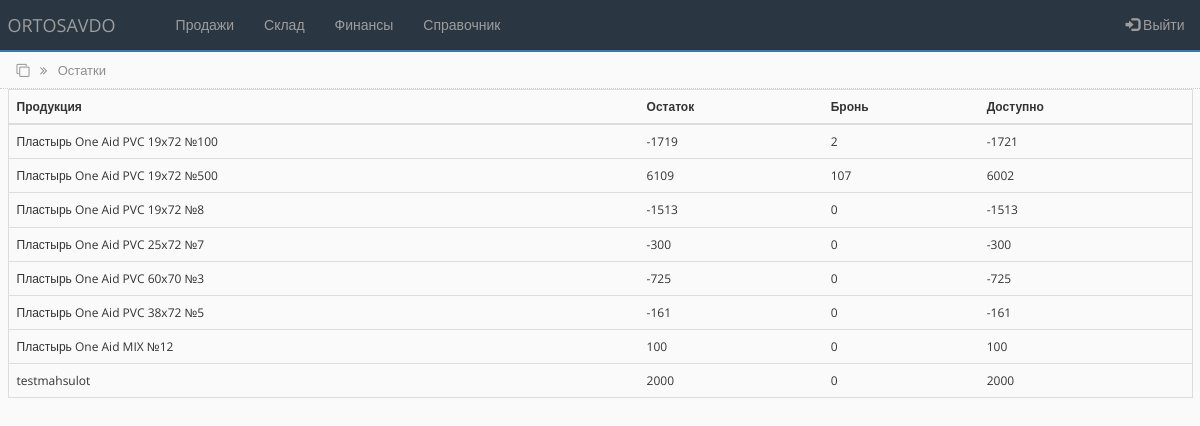
Before: /rest.php (signed in) with the older database file.
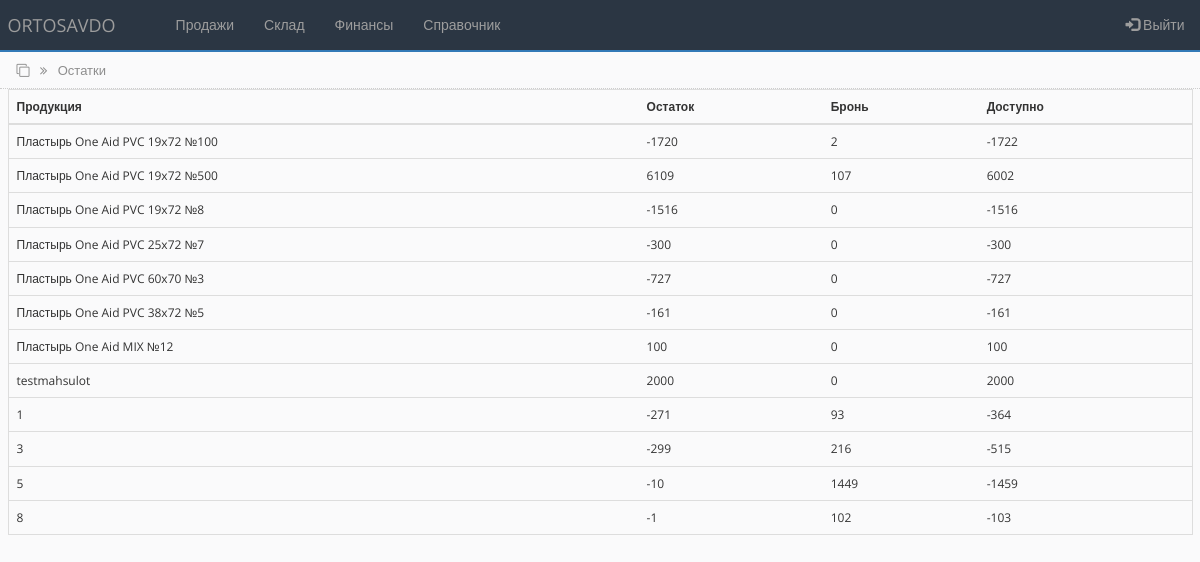
After: the same page with the newer database file.
### tables this page shows
CREATE TABLE `rest_tbl` (
  `id` int(100) NOT NULL,
  `prod_name` varchar(250) NOT NULL DEFAULT '0',
  `rest` int(100) NOT NULL DEFAULT '0',
  `bron` int(100) NOT NULL DEFAULT '0',
  `archived` int(100) NOT NULL DEFAULT '0'
);

### bot_lib.php (called while the page is built, shortened)
<?php
function get_data_rest_tbl($connect){
	$query = "SELECT * FROM rest_tbl WHERE rest != 0";
	$rs_result = mysqli_query ($connect, $query);
	return $rs_result;
}
?>

### rest.php (the view, shortened to what this page needs)
<?php
include('settings.php');
include('bot_lib.php');
?>
<!DOCTYPE html>
<html lang="en">
<head>
    <link rel="stylesheet" href="https://maxcdn.bootstrapcdn.com/bootstrap/3.4.1/css/bootstrap.min.css">
    <link rel="stylesheet" href="https://cdnjs.cloudflare.com/ajax/libs/font-awesome/4.7.0/css/font-awesome.min.css">
    <link rel="stylesheet" href="css/bootstrap-grid.min.css">
    <link rel="stylesheet" href="css/style.css">
</head>
<body>
<?php include 'partSite/nav.php'; ?>
<div class="page_name">
    <div class="container-fluid">
        <i class="fa fa-clone" aria-hidden="true"></i>
        <i class="fa fa-angle-double-right right_cus"></i>
        <span class="right_cus"> Остатки</span>
    </div>
</div>
<div class="all_table">
    <div class="container-fluid">
        <table class="table table-hover">
        <thead>
            <tr>
                <th scope="col">Продукция</th>
                <th scope="col">Остаток</th>
                <th scope="col">Бронь</th>
                <th scope="col">Доступно</th>
            </tr>
        </thead>
        <tbody>
<?php
    $get_data_rest_tbl = get_data_rest_tbl($connect);
    while ($row = mysqli_fetch_assoc($get_data_rest_tbl)) {
?>
            <tr>
            <td><?php echo $row['prod_name'];  ?></td>
            <td><?php echo $row['rest'];  ?></td>
            <td><?php echo $row['bron'];  ?></td>
            <td><?php echo $row['rest'] - $row['bron'];  ?></td>
            </tr>
<?php } ?>
        </tbody>
        </table>
    </div>
</div>
</body>
</html>

Changed rows visible on the page:
changed rest_tbl "Пластырь One Aid PVC 19x72 №100": rest "-1719" → "-1720"; $row['rest'] - $row['bron'] "-1721" → "-1722"
changed rest_tbl "Пластырь One Aid PVC 19x72 №8": rest "-1513" → "-1516"; $row['rest']-$row['bron'] "-1513" → "-1516"
changed rest_tbl "Пластырь One Aid PVC 60x70 №3": rest "-725" → "-727"; $row['rest']-$row['bron'] "-725" → "-727"
added rest_tbl: prod_name "1", rest "-271", bron "93", $row['rest'] - $row['bron'] "-364"
added rest_tbl: prod_name "3", rest "-299", bron "216", $row['rest'] - $row['bron'] "-515"
added rest_tbl: prod_name "5", rest "-10", bron "1449", $row['rest'] - $row['bron'] "-1459"
added rest_tbl: prod_name "8", rest "-1", bron "102", $row['rest'] - $row['bron'] "-103"
